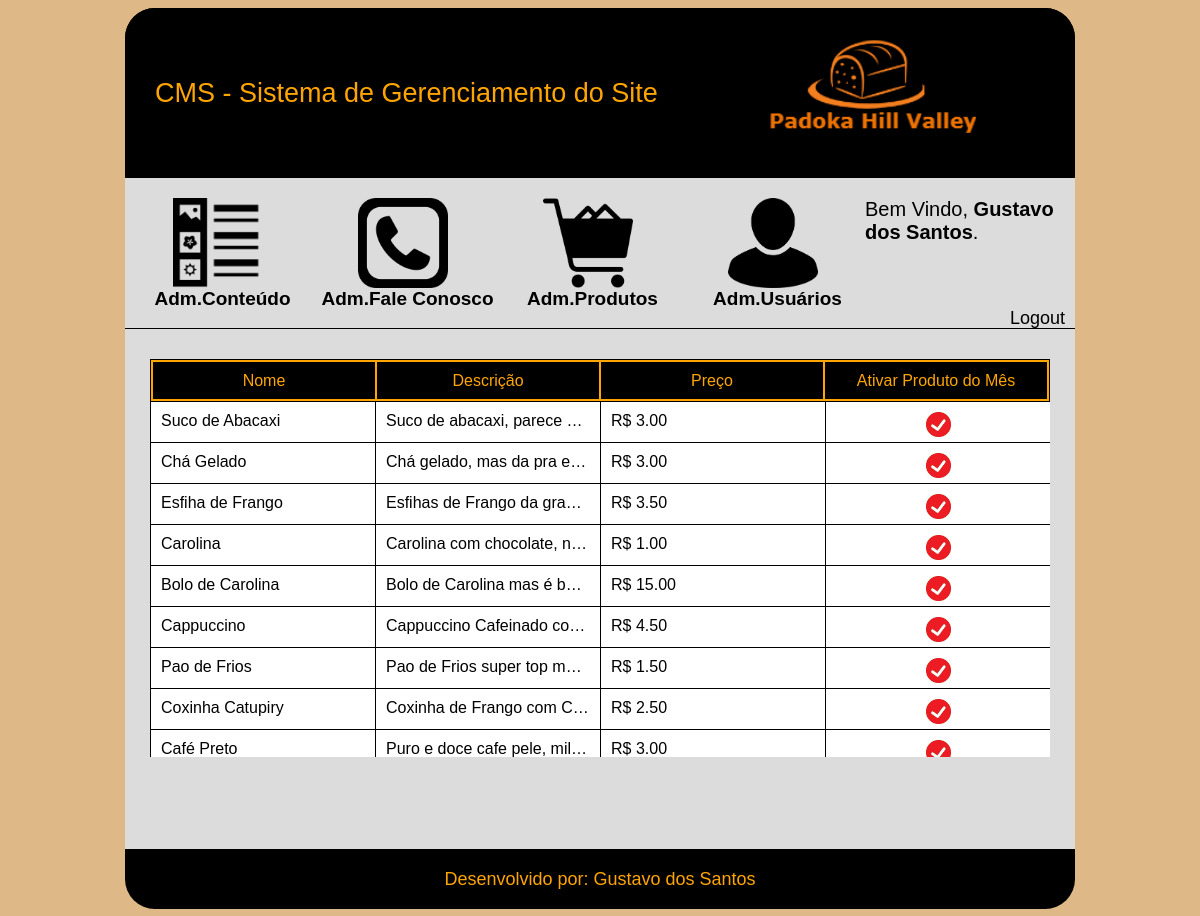
The page /cms/produto-mes.php (signed in) on the database its author committed.
### tables this page shows
CREATE TABLE `tbl_produtos` (
  `id` int(11) NOT NULL AUTO_INCREMENT,
  `foto` varchar(255) DEFAULT NULL,
  `nome` varchar(50) NOT NULL,
  `descricao` varchar(255) DEFAULT NULL,
  `preco` float(4,2) DEFAULT NULL,
  `idSubcategoria` int(11) DEFAULT NULL,
  `status` tinyint(1) DEFAULT NULL,
  `produtoMes` tinyint(1) DEFAULT NULL,
  `qtdCliques` int(11) NOT NULL DEFAULT '0',
  PRIMARY KEY (`id`),
  KEY `idSubcategoria` (`idSubcategoria`),
  CONSTRAINT `tbl_produtos_ibfk_1` FOREIGN KEY (`idSubcategoria`) REFERENCES `tbl_subcategoria` (`id`)
);

### cms/produto-mes.php (the view, shortened to what this page needs)
<!DOCTYPE html>
<html>
<head>
    <link rel="stylesheet" type="text/css" href="css/produto-mes.css">
    <link rel="stylesheet" type="text/css" href="css/header.css">
</head>
<body>
    <div id="main">
        <?php require_once 'header.php'; ?>
        <div id="content">
             <div id="caixa-tabela" >
                <table id="tabela-titulos" >
                    <tr>
                        <td>
                            Nome
                        </td>
                         <td>
                            Descrição
                        </td>
                         <td>
                            Preço
                        </td>
                         <td>
                            Ativar Produto do Mês
                        </td>
                    </tr>
                </table>
                    <div id="tabela-usuarios">
                        <?php
                            $sql = "SELECT * FROM tbl_produtos WHERE status = 1 ORDER BY id DESC";
                            $resultado = mysqli_query($con,$sql);
                        while($rsDados = mysqli_fetch_array($resultado)){
                         $produtoMes = $rsDados['produtoMes'];
                            if($produtoMes == 1){
                                $fotoStatus = "check.png";
                            }else{
                                $fotoStatus = "noCheck.png";
                            }
                        ?>
                        <div class="linha">
                            <div class="campo">
                                <?php echo($rsDados['nome']);?>
                            </div>
                             <div class="campo" title="<?php echo($rsDados['descricao']);?>">
                               <?php echo($rsDados['descricao']);?>
                            </div>
                             <div class="campo">
                              R$ <?php echo($rsDados['preco']);?>
                            </div>
                             <div class="campo" style="text-align:center;">
                                <a href="produto-mes.php?modo=ativar&id=<?php echo($rsDados['id']);?>&produtoMes=<?php echo($rsDados['produtoMes']);?>">
                                     <img src="imagens/gUsers/<?php echo($fotoStatus);?>" class="foto-opcoes">
                                 </a>
                            </div>
                        </div>
                        <?php
                           }
                        ?>
                    </div>
            </div>
        </div>
        <footer>
            Desenvolvido por: Gustavo dos Santos
        </footer>
    </div>
</body>
</html>

### cms/css/produto-mes.css (style rules this page uses)
body { font-family: sans-serif; background-color: burlywood; }
#main { width: 950px; height: 900px; margin-left: auto; margin-right: auto; border-radius: 30px; }
#content { width: 100%; height: 520px; background-color: gainsboro; border-top: 1px solid #000000; }
#caixa-tabela { width: 900px; margin-left: 25px; height: 400px; background-color: gainsboro; margin-top: 30px; }
#tabela-titulos { width:900px; height: 35px; border: 1px solid black; text-align: center; background-color: orange; }
#tabela-titulos td { width: 200px; height: 35px; color:orange; background-color: black; }
#tabela-usuarios { width:900px; height: 355px; overflow-y: auto; overflow-x: hidden; }
#tabela-usuarios .linha { width: 900px; height: 40px; border-bottom: 1px solid black; }
#tabela-usuarios .campo { width: 204px; height: 20px; background-color: white; float: left; border-left: 1px solid black; padding: 10px; overflow: hidden; white-space: nowrap; text-overflow: ellipsis; }
.foto-opcoes { width: 25px; height: 25px; }
footer { width: 100%; height: 40px; background-color: black; border-bottom-left-radius: 30px; border-bottom-right-radius: 30px; font-size: 18px; text-align: center; color: orange; padding-top: 20px; }

### cms/css/header.css (style rules this page uses)
a:link { text-decoration: none; }
a { color:black; }

### rows shown on the page
tbl_produtos: nome "Suco de Abacaxi", descricao "Suco de abacaxi, parece…", preco "3.00"
tbl_produtos: nome "Chá Gelado", descricao "Chá gelado, mas da pra e…", preco "3.00"
tbl_produtos: nome "Esfiha de Frango", descricao "Esfihas de Frango da gra…", preco "3.50"
tbl_produtos: nome "Carolina", descricao "Carolina com chocolate, n…", preco "1.00"
tbl_produtos: nome "Bolo de Carolina", descricao "Bolo de Carolina mas é b…", preco "15.00"
tbl_produtos: nome "Cappuccino", descricao "Cappuccino Cafeinado co…", preco "4.50"
tbl_produtos: nome "Pao de Frios", descricao "Pao de Frios super top m…", preco "1.50"
tbl_produtos: nome "Coxinha Catupiry", descricao "Coxinha de Frango com C…", preco "2.50"
tbl_produtos: nome "Café Preto", descricao "Puro e doce cafe pele, mil…", preco "3.00"

### other values the page prints
$_SESSION['nomeDoUsuario'] "Gustavo dos Santos"
